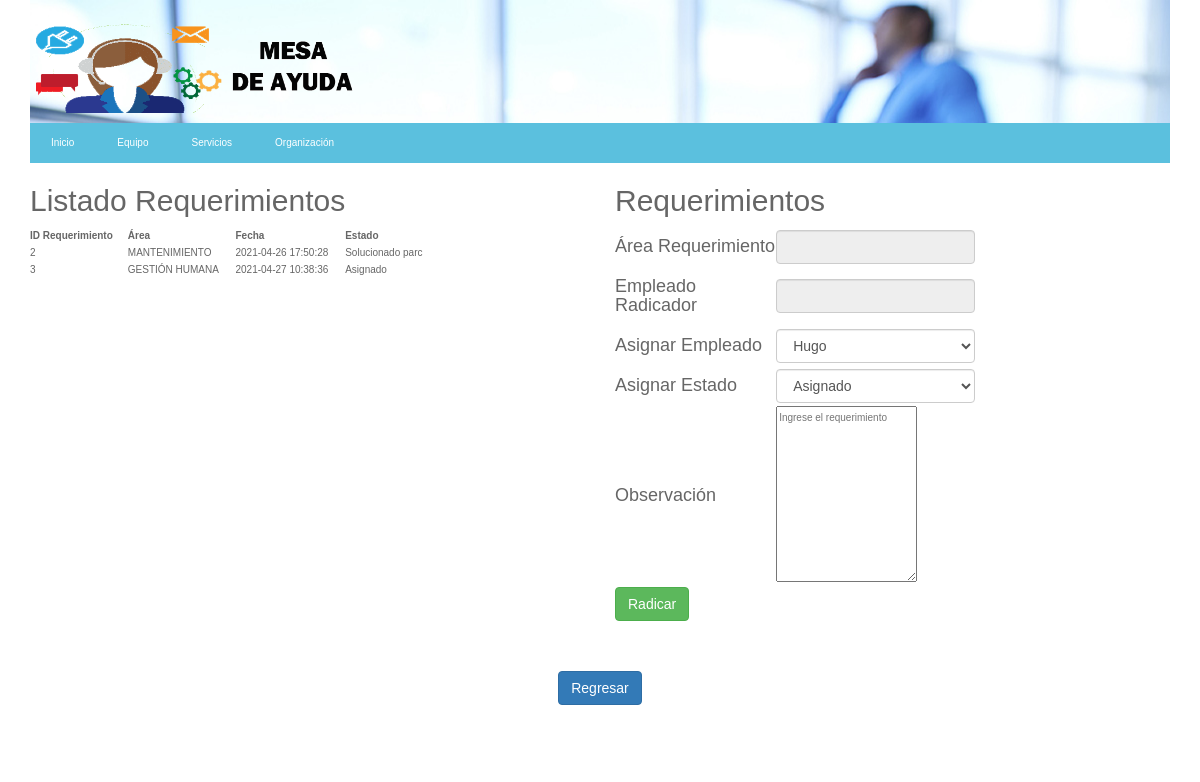
Page /vista/vistaAdminRequerimientos.php on the earlier database version.
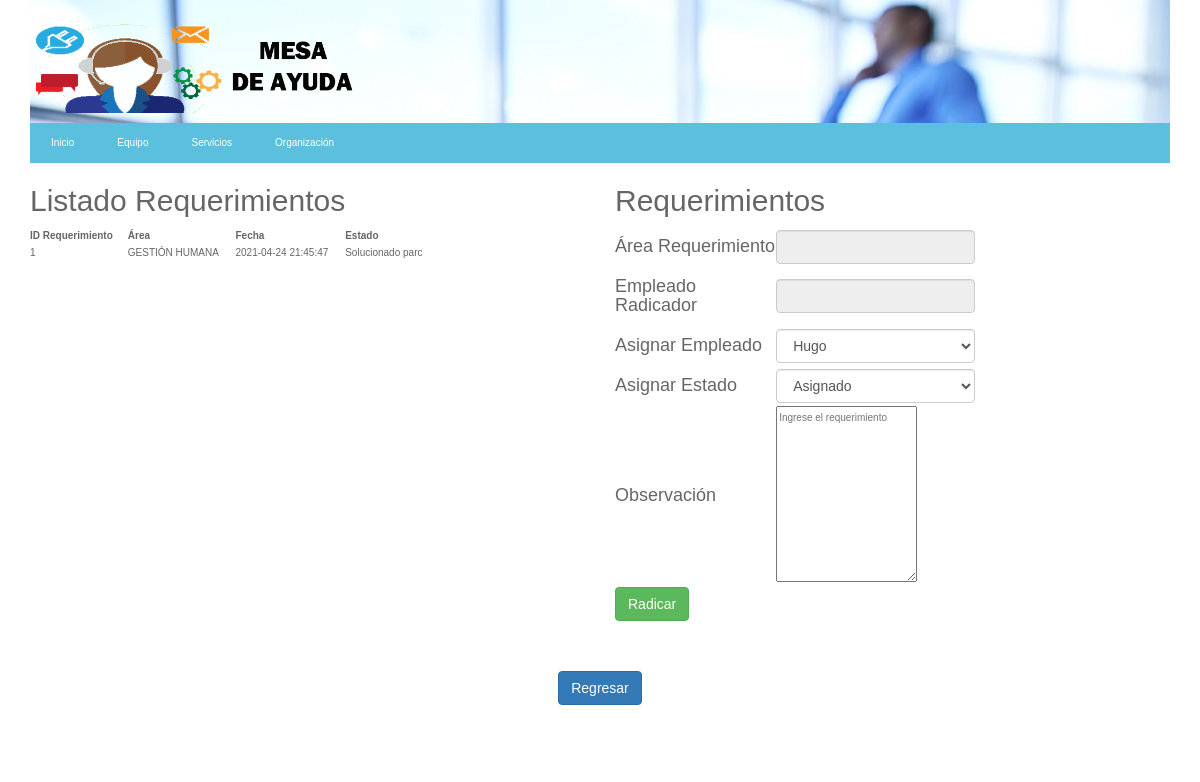
Same page on the later database version.
### tables this page shows
CREATE TABLE `detallereq` (
  `IDDETALLE` int(11) NOT NULL,
  `FECHA` datetime NOT NULL,
  `OBSERVACION` varchar(4000) NOT NULL,
  `FKREQ` int(11) NOT NULL,
  `FKESTADO` varchar(1) NOT NULL,
  `FKEMPLE` varchar(20) NOT NULL,
  `FKEMPLEASIGNADO` varchar(20) DEFAULT NULL,
  `RequeActivo` tinyint(1) NOT NULL
);

CREATE TABLE `area` (
  `IDAREA` varchar(10) NOT NULL,
  `NOMBRE` varchar(50) NOT NULL,
  `FKEMPLE` varchar(20) DEFAULT NULL
);

CREATE TABLE `estado` (
  `IDESTADO` varchar(1) NOT NULL,
  `NOMBRE` varchar(16) NOT NULL
);

### control/ControlInformes.php (called while the page is built, shortened)
<?php
class ControlInformes {
    function requerimientosActivos(){
        $objControlConexion = new ControlConexion();
        $objControlConexion->abrirBd("localhost", "root", "", "mesa_ayuda");
        $sql = "SELECT detallereq.IDDETALLE, detallereq.OBSERVACION ,detallereq.FKREQ,detallereq.FKESTADO,detallereq.FKEMPLE ,detallereq.FKEMPLEASIGNADO,detallereq.FECHA, area.IDAREA, area.NOMBRE as NOMBREAREA , estado.NOMBRE AS ESTADOREQUE , empleado.NOMBRE
        FROM detallereq
        INNER JOIN requerimiento
            ON requerimiento.IDREQ = detallereq.FKREQ
        INNER JOIN area
            ON requerimiento.FKAREA = area.IDAREA
        INNER JOIN estado
            ON detallereq.FKESTADO = estado.IDESTADO
            INNER JOIN empleado
            ON detallereq.FKEMPLE=empleado.IDEMPLEADO
        WHERE detallereq.RequeActivo =1
            ORDER BY detallereq.FECHA, estado.IDESTADO DESC";
        $recordSet = $objControlConexion->ejecutarSelect($sql);
        $matriz = array();
        $i = 0;
        while($row = $recordSet->fetch_assoc()){
            $idDetalle= $row['IDDETALLE'];
            $fecha= $row['FECHA'];
            $observacion= $row['OBSERVACION'];
            $fkReque= $row['FKREQ'];
            $fkEstado= $row['FKESTADO'];
            $fkEmple= $row['FKEMPLE'];
            $fkEmpleAsignado= $row['FKEMPLEASIGNADO'];
            $idArea= $row['IDAREA'];
	        $nombre= $row['NOMBREAREA'];
            $emple= $row['NOMBRE'];
            $estado=$row['ESTADOREQUE'];
            $objReque = new Informes($idDetalle, $fecha,$observacion,$fkReque,$fkEstado,$fkEmple,$fkEmpleAsignado,$idArea, $nombre,$emple,$estado);
            $matriz[$i] = $objReque;
            $i++;
            }
        return $matriz;
        }
}
?>

### control/ControlConexion.php (called while the page is built, shortened)
<?php
class ControlConexion
{
	var $conn;
	function __construct(){
		$this->conn=null;
	}
    function abrirBd($servidor, $usuario, $password, $db){
    	try	{
			$this->conn = new mysqli($servidor, $usuario, $password, $db);
      	}
      	catch (Exception $e){
          	echo "ERROR AL CONECTARSE AL SERVIDOR ".$e->getMessage()."\n";
      	}
    }
	function ejecutarSelect($sql) {
			try	{
				$recordSet=$this->conn->query($sql);
				}
			catch (Exception $e) {
					echo " ERROR: ". $e->getMessage()."\n";
			  }
		return $recordSet;
			}
}
?>

### modelo/Informes.php (called while the page is built, shortened)
<?php
Class Informes {
    var $fecha;
    var $fkReque;
	var $nombre;
	var $estado;
function __construct($idDetalle, $fecha,$observacion,$fkReque,$fkEstado,$fkEmple,$fkEmpleAsignado,$idArea, $nombre,$emple,$estado)
		{
			$this->fecha=$fecha;
            $this->fkReque=$fkReque;
			$this->nombre=$nombre;
			$this->estado=$estado;
		}
		function getestado(){
			return $this->estado;
		}
		function getNombre(){
			return $this->nombre;
		}
		function getfecha(){
			return $this->fecha;
		}
		function getfkReque(){
			return $this->fkReque;
		}
}
?>

### control/ControlEmpleados.php (called while the page is built, shortened)
<?php
class ControlEmpleados
{
		function comboBoxEmplea($ida){
			$objControlConexion = new ControlConexion();
			$objControlConexion->abrirBd("localhost", "root", "", "mesa_ayuda");
			if($ida==null){
				$sql = "select * from empleado where EmpleActivo = '1'";
			}
			$recordSet = $objControlConexion->ejecutarSelect($sql);
			$matriz = array();
			$i = 0;
			while($row = $recordSet->fetch_assoc()){
				$nombre = $row['NOMBRE'];
				$idEmpleado = $row['IDEMPLEADO'];
				$objArea = new Empleados($idEmpleado, $nombre, "", "", "","", "", "", "", "", "","");
				$matriz[$i] = $objArea;
				$i++;
				}
			return $matriz;
			}
}
?>

### modelo/Empleados.php (called while the page is built, shortened)
<?php
	class Empleados
	{
		var $idEmpleado;
		var $nombre;
		function __construct($idEmpleado, $nombre, $foto, $hojaVida, $telefono,$email, $direccion, $x, $y, $fkEmple_Jefe, $fkIdArea,$empleActivo)
		{
			$this->idEmpleado=$idEmpleado;
			$this->nombre=$nombre;
		}
		function getIdEmpleado(){
			return $this->idEmpleado;
		}
		function getNombre(){
			return $this->nombre;
		}
	}
?>

### vista/vistaAdminRequerimientos.php (the view, shortened to what this page needs)
<?php
	include '../control/ControlConexion.php';
	include '../modelo/Informes.php';
	include '../control/ControlInformes.php';
	include "../modelo/Empleados.php";
	include "../control/ControlEmpleados.php";
	$objinfo = new Informes("","","","","","","","","","","");
	$objControlInfo = new ControlInformes($objinfo);
	$matrizReque = $objControlInfo->requerimientosActivos();
	$objEmpleados = new Empleados("","","","","","","","","","","","");
	$objControlEmpleados = new ControlEmpleados($objEmpleados);
	$ida = isset ($_POST['txtArea']) ? $_POST['txtArea']: null;
	$matrizEmple = $objControlEmpleados->comboBoxEmplea($ida);
	?>
<!DOCTYPE html>
<html>
	<head>
		<link rel="stylesheet" type="text/css" href="../css/bootstrap.css">
		<link href="../css/estilos3.css" type="text/css" rel="stylesheet">
	</head>
	<body>
		<div class="container">
		<header class="cabecera-principal">
			<div id=contenedor-cabecera>
				<img id="logo" src="../img/logo1.png" alt="Logo Responsive">
			</div>
			<nav class="nav-principal">
				<ul>
					<li><a href="../index.php">Inicio</a></li>
					<li><a href="#">Equipo</a></li>
					<li><a href="#">Servicios</a></li>
					<li><a href="#">Organización</a></li>
				</ul>
			</nav>
		</header>
		</div>
		<div class="container">
			<div class="row">
				<div class="col-6 col-md-6 col-sm-12 col-xs-12">
					<form method="POST">
					<table class="form-table" id="table">
						<thread class="thead-dark">
							<td colspan="3"><h2>Listado Requerimientos</h2></td>
						</thread>
							<tr>
								<th>ID Requerimiento</th>
								<th>Área</th>
								<th>Fecha</th>
								<th>Estado</th>
							</tr>
							<?php foreach ($matrizReque as $row){?>
								<tr>
							<td><?php echo $row->getfkReque() ?></td>
						    <td><?php echo $row->getNombre() ?></td>
						    <td><?php echo $row->getfecha() ?></td>
							<td><?php echo $row->getestado() ?></td>
							</tr>
							<?php } ?>
							</table>
					</form>
				</div>
				<div class="col-4 col-md-4 col-sm-12 col-xs-12">
					<form method="POST">
					<table class="form-table" >
						<thread class="thead-dark" style="margin: 5px auto;">
							<td colspan="3"><h2>Requerimientos</h2></td>
						</thread>
							<tr>
								<td><h4>Área Requerimiento</h4></td>
								<td><input class="form-control" name="txtArea" id="txtArea" readonly>
							</td>
							</tr>
							<tr>
								<td><h4>Empleado Radicador</h4></td>
								<td><input class="form-control" type="text" id ="txtNombreEmple" name="txtNombreEmple" readonly/>
								</td>
							</tr>
							<tr>
								<td><h4>Asignar Empleado</h4></td>
								<td><select class="form-control" name="txtIdEmpleadoAsignado">
				<?php
				foreach ($matrizEmple as $row){
					echo'
					<option value='.$row->getIdEmpleado().'>'.$row->getNombre().'</option>';
				}
				?>
							</tr>
							<tr>
								<td><h4>Asignar Estado</h4></td>
								<td><select class="form-control" name="txtEstado">
				<option value='2'>Asignado</option>
							</tr>
							<tr>
								<td><h4>Observación</td>
								<td><textarea name="txtRequerimiento" id="txtRequerimiento" placeholder="Ingrese el requerimiento" rows="10"></textarea>
								</td>
							</tr>
							<tr>
								<td><input class="btn btn-success" type="submit" name="btn" value="Radicar"/></td>
							</tr>
					</table>
					</form>
				</div>
			</div>
			<table class="form-table" style="margin: 50px auto;">
				<tr>
				<td><a class="btn btn-primary" href="../index.php" role="button">Regresar</a></td>
				</tr>
			</table>
		</div>
	</body>
</html>

### css/estilos3.css (style rules this page uses)
body { background-repeat: no-repeat; background-position: 50% 50%; background-size: 100% 100%; background-attachment: fixed; font-size: 100%; font-family: 'Arial', sans-serif; color: #666666; line-height: 1.7em; text-align: left; }
#contenedor-cabecera { background-image: url("../img/fondo_cabecera.jpg"); background-repeat: no-repeat; padding-top: 20px; }
.cabecera-principal #logo { width: 30%; display: block; padding-bottom: 10px; transition: width 2s; -o-transition: width 2s; -moz-transition: width 2s; -webkit-transition: width 2s; }
a { text-decoration: none; color: #781a26; }
.cabecera-principal .nav-principal { background: #5bc0de; height: 40px; border: 1px #5bc0de solid; }
.cabecera-principal .nav-principal ul { list-style: none; margin: 0; padding: 0; }
.cabecera-principal .nav-principal li { color: #fff; display: inline; float: left; margin-right: 3px; }
.cabecera-principal .nav-principal li a { color: #fff; display: inline-block; padding: 10px 20px; height: 40px; }

### vista/vistaAdminRequerimientos.php (style rules this page uses)
table tr:not(:first-child) { cursor: pointer;transition: all .25s ease-in-out; }

Differences in the rows shown:
removed detallereq: FKREQ "2", area.NOMBRE "MANTENIMIENTO", FECHA "2021-04-26 17:50:28", FKESTADO.NOMBRE "Solucionado parc"
removed detallereq: FKREQ "3", area.NOMBRE "GESTIÓN HUMANA", FECHA "2021-04-27 10:38:36", FKESTADO.NOMBRE "Asignado"
now on this page (row edited): detallereq: FKREQ "1", area.NOMBRE "GESTIÓN HUMANA", FECHA "2021-04-24 21:45:47", FKESTADO.NOMBRE "Solucionado parc"
